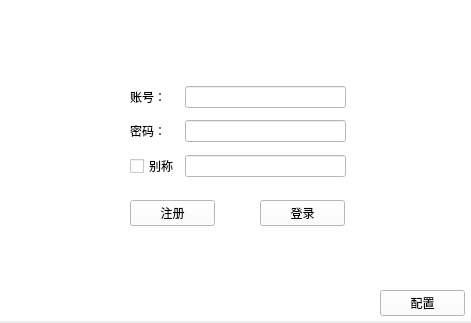
<?xml version="1.0" encoding="UTF-8"?>
<ui version="4.0">
 <class>Form</class>
 <widget class="QWidget" name="Form">
  <property name="geometry">
   <rect>
    <x>0</x>
    <y>0</y>
    <width>471</width>
    <height>323</height>
   </rect>
  </property>
  <property name="windowTitle">
   <string>Form</string>
  </property>
  <widget class="QWidget" name="loginWidget" native="true">
   <property name="geometry">
    <rect>
     <x>0</x>
     <y>0</y>
     <width>471</width>
     <height>321</height>
    </rect>
   </property>
   <property name="styleSheet">
    <string notr="true">background-color: rgb(255, 255, 255);</string>
   </property>
   <widget class="QPushButton" name="loginBtn">
    <property name="geometry">
     <rect>
      <x>260</x>
      <y>200</y>
      <width>85</width>
      <height>26</height>
     </rect>
    </property>
    <property name="text">
     <string>登录</string>
    </property>
   </widget>
   <widget class="QWidget" name="layoutWidget">
    <property name="geometry">
     <rect>
      <x>130</x>
      <y>80</y>
      <width>216</width>
      <height>104</height>
     </rect>
    </property>
    <layout class="QGridLayout" name="gridLayout">
     <item row="0" column="0">
      <widget class="QLabel" name="label">
       <property name="text">
        <string>账号：</string>
       </property>
      </widget>
     </item>
     <item row="0" column="1">
      <widget class="QLineEdit" name="usernameLE"/>
     </item>
     <item row="1" column="1">
      <widget class="QLineEdit" name="passwordLE">
       <property name="echoMode">
        <enum>QLineEdit::Password</enum>
       </property>
      </widget>
     </item>
     <item row="1" column="0">
      <widget class="QLabel" name="label_2">
       <property name="text">
        <string>密码：</string>
       </property>
      </widget>
     </item>
     <item row="2" column="1">
      <widget class="QLineEdit" name="crypLE">
       <property name="enabled">
        <bool>false</bool>
       </property>
       <property name="text">
        <string/>
       </property>
      </widget>
     </item>
     <item row="2" column="0">
      <widget class="QCheckBox" name="crypCheck">
       <property name="text">
        <string>别称</string>
       </property>
      </widget>
     </item>
    </layout>
   </widget>
   <widget class="QPushButton" name="configBtn">
    <property name="geometry">
     <rect>
      <x>380</x>
      <y>290</y>
      <width>85</width>
      <height>26</height>
     </rect>
    </property>
    <property name="text">
     <string>配置</string>
    </property>
   </widget>
   <widget class="QPushButton" name="registBtn">
    <property name="geometry">
     <rect>
      <x>130</x>
      <y>200</y>
      <width>85</width>
      <height>26</height>
     </rect>
    </property>
    <property name="text">
     <string>注册</string>
    </property>
   </widget>
  </widget>
  <widget class="QWidget" name="configWidget" native="true">
   <property name="geometry">
    <rect>
     <x>0</x>
     <y>0</y>
     <width>471</width>
     <height>321</height>
    </rect>
   </property>
   <property name="styleSheet">
    <string notr="true">background-color: rgb(255, 255, 255);</string>
   </property>
   <widget class="QPushButton" name="confirmBtn">
    <property name="geometry">
     <rect>
      <x>190</x>
      <y>260</y>
      <width>85</width>
      <height>26</height>
     </rect>
    </property>
    <property name="text">
     <string>确定</string>
    </property>
   </widget>
   <widget class="QLabel" name="label_6">
    <property name="geometry">
     <rect>
      <x>20</x>
      <y>90</y>
      <width>41</width>
      <height>16</height>
     </rect>
    </property>
    <property name="text">
     <string>颜色：</string>
    </property>
   </widget>
   <widget class="QWidget" name="radioBtnGroupWidget" native="true">
    <property name="geometry">
     <rect>
      <x>20</x>
      <y>90</y>
      <width>441</width>
      <height>91</height>
     </rect>
    </property>
    <widget class="QRadioButton" name="greenRB">
     <property name="geometry">
      <rect>
       <x>70</x>
       <y>0</y>
       <width>16</width>
       <height>16</height>
      </rect>
     </property>
     <property name="text">
      <string/>
     </property>
     <property name="checked">
      <bool>true</bool>
     </property>
    </widget>
    <widget class="QRadioButton" name="shade4RB">
     <property name="geometry">
      <rect>
       <x>400</x>
       <y>0</y>
       <width>21</width>
       <height>16</height>
      </rect>
     </property>
     <property name="text">
      <string/>
     </property>
    </widget>
    <widget class="QRadioButton" name="shade1RB">
     <property name="geometry">
      <rect>
       <x>235</x>
       <y>0</y>
       <width>16</width>
       <height>16</height>
      </rect>
     </property>
     <property name="text">
      <string/>
     </property>
    </widget>
    <widget class="QRadioButton" name="blueRB">
     <property name="geometry">
      <rect>
       <x>125</x>
       <y>0</y>
       <width>16</width>
       <height>16</height>
      </rect>
     </property>
     <property name="text">
      <string/>
     </property>
    </widget>
    <widget class="QRadioButton" name="redRB">
     <property name="geometry">
      <rect>
       <x>180</x>
       <y>0</y>
       <width>16</width>
       <height>16</height>
      </rect>
     </property>
     <property name="text">
      <string/>
     </property>
    </widget>
    <widget class="QRadioButton" name="shade2RB">
     <property name="geometry">
      <rect>
       <x>290</x>
       <y>0</y>
       <width>16</width>
       <height>16</height>
      </rect>
     </property>
     <property name="text">
      <string/>
     </property>
    </widget>
    <widget class="QRadioButton" name="shade3RB">
     <property name="geometry">
      <rect>
       <x>345</x>
       <y>0</y>
       <width>16</width>
       <height>16</height>
      </rect>
     </property>
     <property name="text">
      <string/>
     </property>
    </widget>
    <widget class="QRadioButton" name="customRB">
     <property name="geometry">
      <rect>
       <x>0</x>
       <y>40</y>
       <width>100</width>
       <height>21</height>
      </rect>
     </property>
     <property name="text">
      <string>自定义颜色</string>
     </property>
     <property name="checked">
      <bool>false</bool>
     </property>
    </widget>
    <widget class="QWidget" name="layoutWidget_2">
     <property name="geometry">
      <rect>
       <x>110</x>
       <y>40</y>
       <width>261</width>
       <height>22</height>
      </rect>
     </property>
     <layout class="QHBoxLayout" name="horizontalLayout_2">
      <item>
       <widget class="QLabel" name="label_14">
        <property name="text">
         <string>R:</string>
        </property>
       </widget>
      </item>
      <item>
       <widget class="QSpinBox" name="RSB">
        <property name="enabled">
         <bool>false</bool>
        </property>
        <property name="readOnly">
         <bool>false</bool>
        </property>
        <property name="maximum">
         <number>255</number>
        </property>
       </widget>
      </item>
      <item>
       <spacer name="horizontalSpacer">
        <property name="orientation">
         <enum>Qt::Horizontal</enum>
        </property>
        <property name="sizeHint" stdset="0">
         <size>
          <width>40</width>
          <height>20</height>
         </size>
        </property>
       </spacer>
      </item>
      <item>
       <widget class="QLabel" name="label_15">
        <property name="text">
         <string>G:</string>
        </property>
       </widget>
      </item>
      <item>
       <widget class="QSpinBox" name="GSB">
        <property name="enabled">
         <bool>false</bool>
        </property>
        <property name="maximum">
         <number>255</number>
        </property>
       </widget>
      </item>
      <item>
       <spacer name="horizontalSpacer_2">
        <property name="orientation">
         <enum>Qt::Horizontal</enum>
        </property>
        <property name="sizeHint" stdset="0">
         <size>
          <width>40</width>
          <height>20</height>
         </size>
        </property>
       </spacer>
      </item>
      <item>
       <widget class="QLabel" name="label_16">
        <property name="text">
         <string>B:</string>
        </property>
       </widget>
      </item>
      <item>
       <widget class="QSpinBox" name="BSB">
        <property name="enabled">
         <bool>false</bool>
        </property>
        <property name="maximum">
         <number>255</number>
        </property>
       </widget>
      </item>
     </layout>
    </widget>
   </widget>
   <widget class="QWidget" name="layoutWidget">
    <property name="geometry">
     <rect>
      <x>130</x>
      <y>190</y>
      <width>211</width>
      <height>52</height>
     </rect>
    </property>
    <layout class="QGridLayout" name="gridLayout_2">
     <item row="0" column="0">
      <widget class="QLabel" name="label_3">
       <property name="text">
        <string>服务器IP：</string>
       </property>
      </widget>
     </item>
     <item row="0" column="1">
      <widget class="QLineEdit" name="serverIpLE">
       <property name="text">
        <string>192.168.123.233</string>
       </property>
      </widget>
     </item>
     <item row="1" column="0">
      <widget class="QLabel" name="label_4">
       <property name="text">
        <string>服务器端口：</string>
       </property>
      </widget>
     </item>
     <item row="1" column="1">
      <widget class="QLineEdit" name="serverPortLE">
       <property name="text">
        <string>10032</string>
       </property>
      </widget>
     </item>
    </layout>
   </widget>
   <widget class="QWidget" name="layoutWidget">
    <property name="geometry">
     <rect>
      <x>70</x>
      <y>20</y>
      <width>381</width>
      <height>51</height>
     </rect>
    </property>
    <layout class="QHBoxLayout" name="horizontalLayout">
     <item>
      <widget class="QLabel" name="label_5">
       <property name="styleSheet">
        <string notr="true">border-radius: 24px;
background-color: rgb(0, 255, 0);</string>
       </property>
       <property name="text">
        <string/>
       </property>
      </widget>
     </item>
     <item>
      <widget class="QLabel" name="label_7">
       <property name="styleSheet">
        <string notr="true">border-radius: 24px;
background-color: rgb(0, 0, 255);</string>
       </property>
       <property name="text">
        <string/>
       </property>
      </widget>
     </item>
     <item>
      <widget class="QLabel" name="label_8">
       <property name="styleSheet">
        <string notr="true">border-radius: 24px;
background-color: rgb(255, 0, 0);</string>
       </property>
       <property name="text">
        <string/>
       </property>
      </widget>
     </item>
     <item>
      <widget class="QLabel" name="label_9">
       <property name="styleSheet">
        <string notr="true">border-radius: 24px;
background-color: qconicalgradient(cx:0, cy:0, angle:135, stop:0 rgba(255, 255, 0, 69), stop:0.375 rgba(255, 255, 0, 69), stop:0.423533 rgba(251, 255, 0, 145), stop:0.45 rgba(247, 255, 0, 208), stop:0.477581 rgba(255, 244, 71, 130), stop:0.518717 rgba(255, 218, 71, 130), stop:0.55 rgba(255, 255, 0, 255), stop:0.57754 rgba(255, 203, 0, 130), stop:0.625 rgba(255, 255, 0, 69), stop:1 rgba(255, 255, 0, 69));</string>
       </property>
       <property name="text">
        <string/>
       </property>
      </widget>
     </item>
     <item>
      <widget class="QLabel" name="label_10">
       <property name="styleSheet">
        <string notr="true">border-radius: 24px;
background-color: qradialgradient(spread:pad, cx:0.5, cy:0.5, radius:0.5, fx:0.5, fy:0.5, stop:0 rgba(255, 235, 235, 206), stop:0.35 rgba(255, 188, 188, 80), stop:0.4 rgba(255, 162, 162, 80), stop:0.425 rgba(255, 132, 132, 156), stop:0.44 rgba(252, 128, 128, 80), stop:1 rgba(255, 255, 255, 0));</string>
       </property>
       <property name="text">
        <string/>
       </property>
      </widget>
     </item>
     <item>
      <widget class="QLabel" name="label_11">
       <property name="styleSheet">
        <string notr="true">border-radius: 24px;
background-color: qradialgradient(spread:pad, cx:0.5, cy:0.5, radius:0.5, fx:0.5, fy:0.5, stop:0 rgba(0, 0, 0, 0), stop:0.52 rgba(0, 0, 0, 0), stop:0.565 rgba(82, 121, 76, 33), stop:0.65 rgba(159, 235, 148, 64), stop:0.721925 rgba(255, 238, 150, 129), stop:0.77 rgba(255, 128, 128, 204), stop:0.89 rgba(191, 128, 255, 64), stop:1 rgba(0, 0, 0, 0));</string>
       </property>
       <property name="text">
        <string/>
       </property>
      </widget>
     </item>
     <item>
      <widget class="QLabel" name="label_12">
       <property name="styleSheet">
        <string notr="true">border-radius: 24px;
background-color: qradialgradient(spread:pad, cx:0.5, cy:0.5, radius:0.5, fx:0.5, fy:0.5, stop:0 rgba(255, 255, 255, 255), stop:0.1 rgba(255, 255, 255, 255), stop:0.2 rgba(255, 176, 176, 167), stop:0.3 rgba(255, 151, 151, 92), stop:0.4 rgba(255, 125, 125, 51), stop:0.5 rgba(255, 76, 76, 205), stop:0.52 rgba(255, 76, 76, 205), stop:0.6 rgba(255, 180, 180, 84), stop:1 rgba(255, 255, 255, 0));</string>
       </property>
       <property name="text">
        <string/>
       </property>
      </widget>
     </item>
    </layout>
   </widget>
   <zorder>radioBtnGroupWidget</zorder>
   <zorder>confirmBtn</zorder>
   <zorder>layoutWidget</zorder>
   <zorder>layoutWidget</zorder>
   <zorder>label_6</zorder>
  </widget>
  <zorder>configWidget</zorder>
  <zorder>loginWidget</zorder>
 </widget>
 <resources/>
 <connections/>
</ui>
